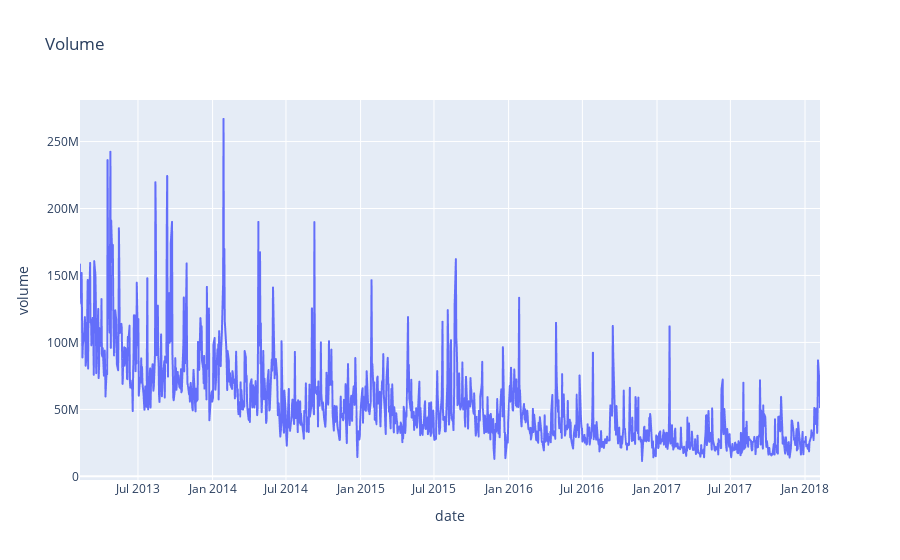

Write notebook code for a chart like this one.
### Code cell
import plotly.express as px
fig = px.line(df, x="date", y="volume", title='Volume')
fig.show()

### Figure 1 — Plotly figure (JSON) as saved in the notebook; plotly's stock layout.template omitted (floating-point values rounded to 4 significant figures; data arrays with more than 128 entries replaced by an {"elided": "..."} marker saying what was removed)
{"data": [{"hoverlabel": {"namelength": 0}, "hovertemplate": "date=%{x}<br>volume=%{y}", "legendgroup": "", "line": {"color": "#636efa", "dash": "solid"}, "mode": "lines", "name": "", "showlegend": false, "type": "scattergl", "x": {"elided": "1259 str values"}, "xaxis": "x", "y": {"elided": "1259 int values"}, "yaxis": "y"}], "layout": {"legend": {"tracegroupgap": 0}, "title": {"text": "Volume"}, "xaxis": {"anchor": "y", "domain": [0, 1], "title": {"text": "date"}}, "yaxis": {"anchor": "x", "domain": [0, 1], "title": {"text": "volume"}}}}
